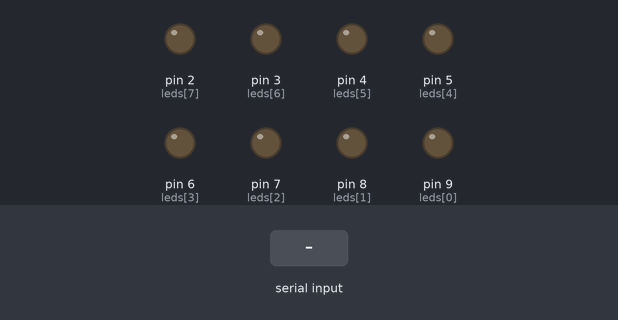
This sketch was run on a simulated Arduino Uno, built with avr-gcc and run on an emulated ATmega328P. On the bench: output pins drawn as LEDs (lit = HIGH). The test bench sets the inputs (shaded band).

Above: at 1.2 s.
1.3 s: "90,45\n" received over Serial
At 2.2 s:
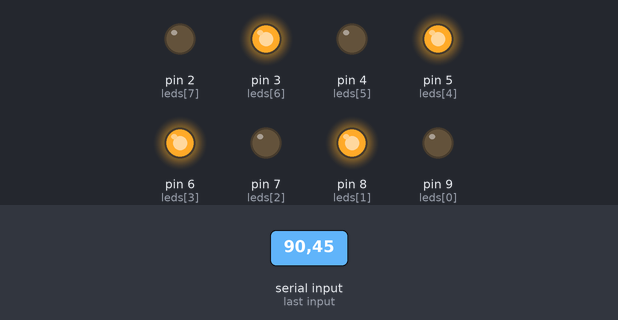
2.8 s: "30,150\n" received over Serial
At 3.3 s:
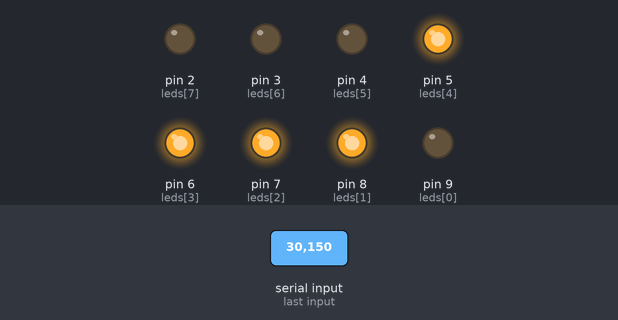
4.3 s: "1\n" received over Serial
At 5.5 s:
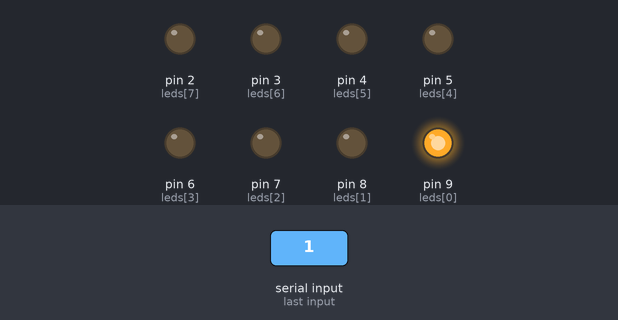
5.8 s: "5\n" received over Serial
At 6.6 s:
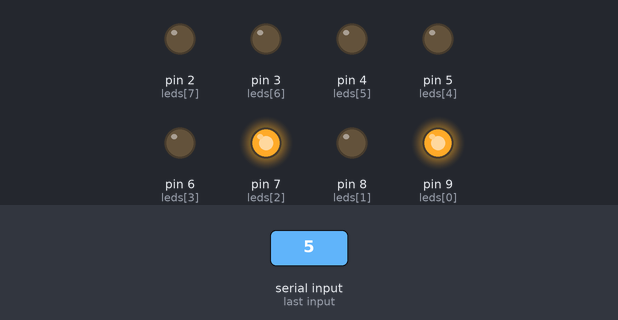
7.3 s: "200\n" received over Serial
At 7.8 s:
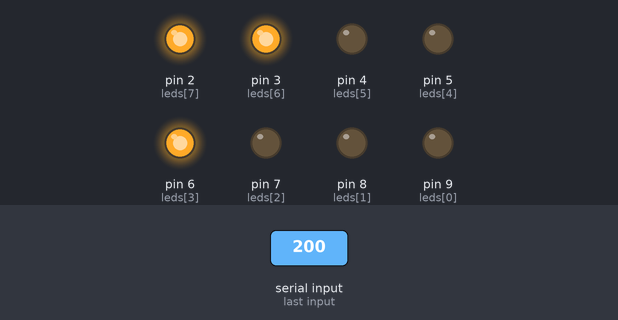
8.8 s: "0\n" received over Serial
At 10.1 s:
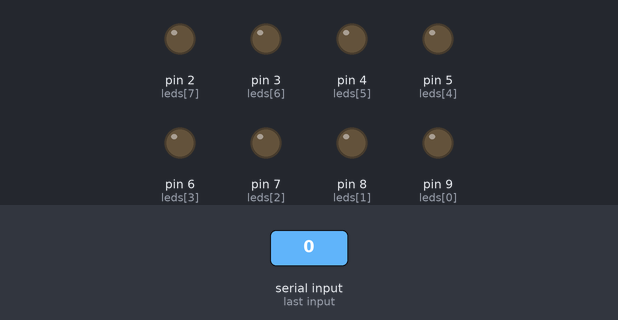
Timing chart, 0 to 11.3 s (numbered marks = the images above; inputs shaded):
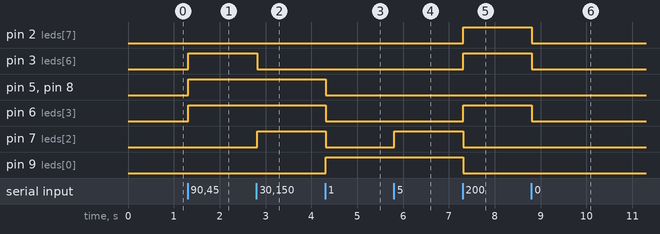

Measured:
- after the input at 1.3 s, pin 3 (leds[6]), pin 5 (leds[4]), pin 6 (leds[3]), pin 8 (leds[1]): LOW → HIGH at once
- after the input at 2.8 s, pin 3 (leds[6]): HIGH → LOW at once; pin 7 (leds[2]): LOW → HIGH at once
- after the input at 4.3 s, pin 5 (leds[4]), pin 6 (leds[3]), pin 7 (leds[2]), pin 8 (leds[1]): HIGH → LOW at once; pin 9 (leds[0]): LOW → HIGH at once
- after the input at 5.8 s, pin 7 (leds[2]): LOW → HIGH at once
- after the input at 7.3 s, pin 2 (leds[7]), pin 3 (leds[6]), pin 6 (leds[3]): LOW → HIGH at once; pin 7 (leds[2]), pin 9 (leds[0]): HIGH → LOW at once
- after the input at 8.8 s, pin 2 (leds[7]), pin 3 (leds[6]), pin 6 (leds[3]): HIGH → LOW at once

The sketch:

PracticaA_PalabraBinarioDecifrador.ino
```cpp
byte leds[8] = {9, 8, 7, 6, 5, 4, 3, 2};
byte letra;

void setup(){
  for (byte i = 0; i < sizeof(leds); i++){
    pinMode(leds[i], OUTPUT);
  }

  Serial.begin(9600);
  Serial.setTimeout(10);
}

void loop(){
  if (Serial.available() > 0){
    letra = (byte) Serial.readString().toInt();

    if(letra == 0)
      limpiar();

    else
      encenderLeds(letra);
  }
}

void limpiar(){
  for (byte i = 0; i < 8; i++)
    digitalWrite(leds[i], 0);
}

void encenderLeds(byte ascii){
  for (byte j = 0; j < 8; j++){
    if ( ( (ascii >> j) & 1 )  == 1 )
      digitalWrite(leds[j], 1);
    else
      digitalWrite(leds[j], 0);
  }
}
```
